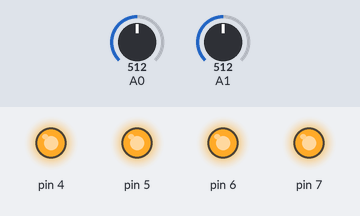
Recording of a sketch running on a simulated Arduino Uno, built with avr-gcc and run on an emulated ATmega328P. Parts: output pins drawn as LEDs (lit = HIGH). The test bench sets the inputs (shaded band); at power-on: A1 = 512, A0 = 512.

Above: at 1.2 s.
1.3 s: A1 set to 566
2.8 s: A1 set to 590
At 3.4 s:
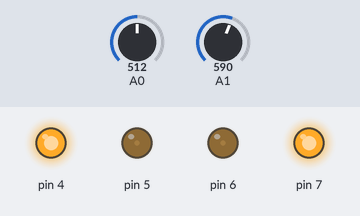
4.3 s: A0 set to 477
5.8 s: A0 set to 448
At 6.9 s:
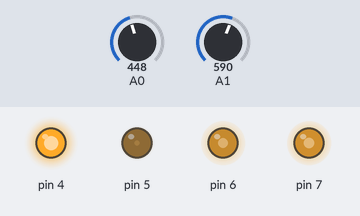
7.3 s: A1 set to 572
At 8.5 s:
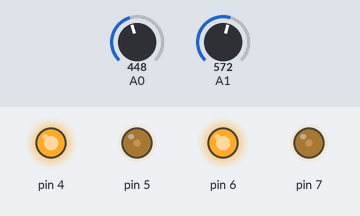
8.8 s: A0 set to 472
At 9.2 s:
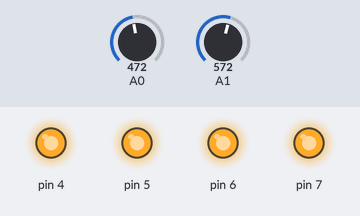
Timing chart, 0 to 11.3 s (numbered marks = the images above; inputs shaded):
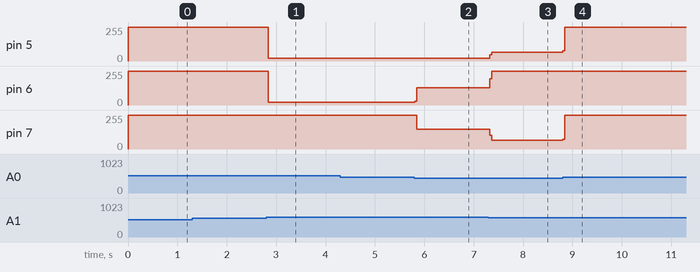

Measured:
- the behaviour switches between 582 and 583 on A1 (found by bisection; images 0 and 1)
- the behaviour switches between 462 and 461 on A0 (found by bisection; images 1 and 2)
- after the input at 1.3 s, every drawn part: stays the same
- after the input at 2.8 s, pin 5, pin 6: 255/255 → 21/255 at once
- after the input at 4.3 s, every drawn part: stays the same
- after the input at 5.8 s, pin 6: 21/255 → 129/255 at once; pin 7: 255/255 → 149/255 at once
- after the input at 7.3 s, pin 5: 21/255 → 65/255 at once; pin 6: 129/255 → 255/255 at once; pin 7: 149/255 → 64/255 at once
- after the input at 8.8 s, pin 5: 65/255 → 255/255 at once; pin 7: 64/255 → 255/255 at once

The sketch:

acc.ino
```cpp
long accx;
long accy;
int min;
int max;
void setup()
{
	// initaization

	min=462;
	max=582;
	accx=0;
	accy=0;
	pinMode(4,OUTPUT);
	pinMode(5,OUTPUT);
  pinMode(6,OUTPUT);
  pinMode(7,OUTPUT);
	pinMode(A1,INPUT);
  pinMode(A0,INPUT);

  analogReference(EXTERNAL);
	// include aref to external for 3.3V

        digitalWrite(4, HIGH);
        digitalWrite(5, HIGH);
        digitalWrite(6, HIGH);
        digitalWrite(7, HIGH);
}

void loop()
{
			// initaization
			accy=analogRead(A1);
			accx = analogRead(A0);

			// forward
			if(accx < min)

			{digitalWrite(4,HIGH);
      digitalWrite(5,HIGH);
      digitalWrite(6,HIGH);
      digitalWrite(7,HIGH);
        delayMicroseconds(100);
        digitalWrite(5, LOW);
        digitalWrite(7, LOW);
        delayMicroseconds(1000);
			}

			// backward
			if(accx > max)
			{
      digitalWrite(4,HIGH);
      digitalWrite(5,HIGH);
      digitalWrite(6,HIGH);
      digitalWrite(7,HIGH);
        delayMicroseconds(100);
        digitalWrite(4, LOW);
        digitalWrite(6, LOW);
        delayMicroseconds(1000);
			}
     // right
     if(accy < min)

      {
        digitalWrite(4,HIGH);
      digitalWrite(5,HIGH);
      digitalWrite(6,HIGH);
      digitalWrite(7,HIGH);
        delayMicroseconds(100);
        digitalWrite(4, LOW);
        digitalWrite(7, LOW);
        delayMicroseconds(1000);
      }

      // left
      if(accy > max)
      {
        digitalWrite(4,HIGH);
      digitalWrite(5,HIGH);
      digitalWrite(6,HIGH);
      digitalWrite(7,HIGH);
        delayMicroseconds(100);
        digitalWrite(5, LOW);
        digitalWrite(6, LOW);
        delayMicroseconds(1000);
      }
  else
 {   digitalWrite(4,HIGH);
      digitalWrite(5,HIGH);
      digitalWrite(6,HIGH);
      digitalWrite(7,HIGH);
}
 		}
```
